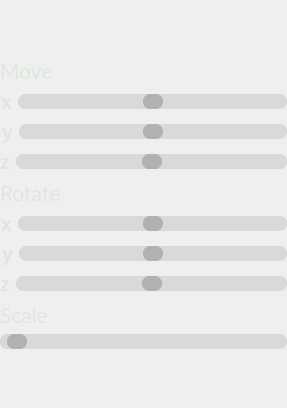
          <widget class="QWidget" name="Transformation">
           <property name="geometry">
            <rect>
             <x>0</x>
             <y>0</y>
             <width>287</width>
             <height>408</height>
            </rect>
           </property>
           <attribute name="label">
            <string>Transformation</string>
           </attribute>
           <layout class="QVBoxLayout" name="verticalLayout_6">
            <property name="leftMargin">
             <number>0</number>
            </property>
            <property name="topMargin">
             <number>0</number>
            </property>
            <property name="rightMargin">
             <number>0</number>
            </property>
            <property name="bottomMargin">
             <number>0</number>
            </property>
            <item>
             <layout class="QVBoxLayout" name="verticalLayout_5">
              <item>
               <layout class="QVBoxLayout" name="verticalLayout">
                <item>
                 <widget class="QLabel" name="_move_txt">
                  <property name="sizePolicy">
                   <sizepolicy hsizetype="Preferred" vsizetype="Fixed">
                    <horstretch>0</horstretch>
                    <verstretch>0</verstretch>
                   </sizepolicy>
                  </property>
                  <property name="font">
                   <font>
                    <family>Lato</family>
                    <pointsize>16</pointsize>
                   </font>
                  </property>
                  <property name="styleSheet">
                   <string notr="true">color: rgb(221, 231, 220);</string>
                  </property>
                  <property name="text">
                   <string>Move</string>
                  </property>
                  <property name="alignment">
                   <set>Qt::AlignLeading|Qt::AlignLeft|Qt::AlignVCenter</set>
                  </property>
                 </widget>
                </item>
                <item>
                 <layout class="QHBoxLayout" name="horizontalLayout">
                  <item>
                   <widget class="QLabel" name="_moveX">
                    <property name="font">
                     <font>
                      <pointsize>15</pointsize>
                      <bold>true</bold>
                     </font>
                    </property>
                    <property name="styleSheet">
                     <string notr="true">color: rgb(221, 231, 220);</string>
                    </property>
                    <property name="text">
                     <string>x</string>
                    </property>
                    <property name="alignment">
                     <set>Qt::AlignRight|Qt::AlignTrailing|Qt::AlignVCenter</set>
                    </property>
                   </widget>
                  </item>
                  <item>
                   <widget class="QSlider" name="slider_move_x">
                    <property name="maximumSize">
                     <size>
                      <width>16777215</width>
                      <height>15</height>
                     </size>
                    </property>
                    <property name="font">
                     <font>
                      <pointsize>13</pointsize>
                     </font>
                    </property>
                    <property name="styleSheet">
                     <string notr="true">QSlider::groove:horizontal {
    height: 5px;
    background: rgb(217, 217, 217);
    border-radius: 7px;
}

QSlider::handle:horizontal {
    background: rgb(177, 177, 177);
    width: 20px;
    margin: -5px 0;
    border-radius: 7px;
}

QSlider::handle:horizontal:hover {
    background: qlineargradient(spread:pad, x1:0.368, y1:0.176, x2:0, y2:1, stop:0 rgba(166, 123, 230, 255), stop:0.258706 rgba(134, 99, 182, 255), stop:0.9801 rgba(98, 73, 135, 255), stop:1 rgba(0, 0, 0, 0));
}

QSlider::horizontal {
    background-color: rgb(217, 217, 217);
	border-radius: 7px;
}</string>
                    </property>
                    <property name="minimum">
                     <number>-1000</number>
                    </property>
                    <property name="maximum">
                     <number>1000</number>
                    </property>
                    <property name="orientation">
                     <enum>Qt::Horizontal</enum>
                    </property>
                   </widget>
                  </item>
                 </layout>
                </item>
                <item>
                 <layout class="QHBoxLayout" name="horizontalLayout_2">
                  <item>
                   <widget class="QLabel" name="_moveY">
                    <property name="font">
                     <font>
                      <pointsize>15</pointsize>
                      <bold>true</bold>
                     </font>
                    </property>
                    <property name="styleSheet">
                     <string notr="true">color: rgb(221, 231, 220);</string>
                    </property>
                    <property name="text">
                     <string>y</string>
                    </property>
                    <property name="alignment">
                     <set>Qt::AlignRight|Qt::AlignTrailing|Qt::AlignVCenter</set>
                    </property>
                   </widget>
                  </item>
                  <item>
                   <widget class="QSlider" name="slider_move_y">
                    <property name="maximumSize">
                     <size>
                      <width>16777215</width>
                      <height>15</height>
                     </size>
                    </property>
                    <property name="font">
                     <font>
                      <pointsize>12</pointsize>
                     </font>
                    </property>
                    <property name="styleSheet">
                     <string notr="true">QSlider::groove:horizontal {
    height: 5px;
    background: rgb(217, 217, 217);
    border-radius: 7px;
}

QSlider::handle:horizontal {
    background: rgb(177, 177, 177);
    width: 20px;
    margin: -5px 0;
    border-radius: 7px;
}

QSlider::handle:horizontal:hover {
    background: qlineargradient(spread:pad, x1:0.368, y1:0.176, x2:0, y2:1, stop:0 rgba(166, 123, 230, 255), stop:0.258706 rgba(134, 99, 182, 255), stop:0.9801 rgba(98, 73, 135, 255), stop:1 rgba(0, 0, 0, 0));
}

QSlider::horizontal {
    background-color: rgb(217, 217, 217);
	border-radius: 7px;
}</string>
                    </property>
                    <property name="minimum">
                     <number>-1000</number>
                    </property>
                    <property name="maximum">
                     <number>1000</number>
                    </property>
                    <property name="orientation">
                     <enum>Qt::Horizontal</enum>
                    </property>
                   </widget>
                  </item>
                 </layout>
                </item>
                <item>
                 <layout class="QHBoxLayout" name="horizontalLayout_3">
                  <item>
                   <widget class="QLabel" name="_moveZ">
                    <property name="font">
                     <font>
                      <pointsize>15</pointsize>
                      <bold>true</bold>
                     </font>
                    </property>
                    <property name="styleSheet">
                     <string notr="true">color: rgb(221, 231, 220);</string>
                    </property>
                    <property name="text">
                     <string>z</string>
                    </property>
                    <property name="alignment">
                     <set>Qt::AlignRight|Qt::AlignTrailing|Qt::AlignVCenter</set>
                    </property>
                   </widget>
                  </item>
                  <item>
                   <widget class="QSlider" name="slider_move_z">
                    <property name="maximumSize">
                     <size>
                      <width>16777215</width>
                      <height>15</height>
                     </size>
                    </property>
                    <property name="styleSheet">
                     <string notr="true">QSlider::groove:horizontal {
    height: 5px;
    background: rgb(217, 217, 217);
    border-radius: 7px;
}

QSlider::handle:horizontal {
    background: rgb(177, 177, 177);
    width: 20px;
    margin: -5px 0;
    border-radius: 7px;
}

QSlider::handle:horizontal:hover {
    background: qlineargradient(spread:pad, x1:0.368, y1:0.176, x2:0, y2:1, stop:0 rgba(166, 123, 230, 255), stop:0.258706 rgba(134, 99, 182, 255), stop:0.9801 rgba(98, 73, 135, 255), stop:1 rgba(0, 0, 0, 0));
}

QSlider::horizontal {
    background-color: rgb(217, 217, 217);
	border-radius: 7px;
}</string>
                    </property>
                    <property name="minimum">
                     <number>-1000</number>
                    </property>
                    <property name="maximum">
                     <number>1000</number>
                    </property>
                    <property name="orientation">
                     <enum>Qt::Horizontal</enum>
                    </property>
                   </widget>
                  </item>
                 </layout>
                </item>
               </layout>
              </item>
              <item>
               <layout class="QVBoxLayout" name="verticalLayout_2">
                <item>
                 <widget class="QLabel" name="_rotate_txt">
                  <property name="sizePolicy">
                   <sizepolicy hsizetype="Preferred" vsizetype="Fixed">
                    <horstretch>0</horstretch>
                    <verstretch>0</verstretch>
                   </sizepolicy>
                  </property>
                  <property name="font">
                   <font>
                    <family>Lato</family>
                    <pointsize>16</pointsize>
                   </font>
                  </property>
                  <property name="styleSheet">
                   <string notr="true">color: rgb(221, 231, 220);</string>
                  </property>
                  <property name="text">
                   <string>Rotate</string>
                  </property>
                  <property name="alignment">
                   <set>Qt::AlignLeading|Qt::AlignLeft|Qt::AlignVCenter</set>
                  </property>
                 </widget>
                </item>
                <item>
                 <layout class="QHBoxLayout" name="horizontalLayout_4">
                  <item>
                   <widget class="QLabel" name="_rotateX">
                    <property name="font">
                     <font>
                      <pointsize>15</pointsize>
                      <bold>true</bold>
                     </font>
                    </property>
                    <property name="styleSheet">
                     <string notr="true">color: rgb(221, 231, 220);</string>
                    </property>
                    <property name="text">
                     <string>x</string>
                    </property>
                    <property name="alignment">
                     <set>Qt::AlignRight|Qt::AlignTrailing|Qt::AlignVCenter</set>
                    </property>
                   </widget>
                  </item>
                  <item>
                   <widget class="QSlider" name="slider_rotate_x">
                    <property name="maximumSize">
                     <size>
                      <width>16777215</width>
                      <height>15</height>
                     </size>
                    </property>
                    <property name="styleSheet">
                     <string notr="true">QSlider::groove:horizontal {
    height: 5px;
    background: rgb(217, 217, 217);
    border-radius: 7px;
}

QSlider::handle:horizontal {
    background: rgb(177, 177, 177);
    width: 20px;
    margin: -5px 0;
    border-radius: 7px;
}

QSlider::handle:horizontal:hover {
    background: qlineargradient(spread:pad, x1:0.368, y1:0.176, x2:0, y2:1, stop:0 rgba(166, 123, 230, 255), stop:0.258706 rgba(134, 99, 182, 255), stop:0.9801 rgba(98, 73, 135, 255), stop:1 rgba(0, 0, 0, 0));
}

QSlider::horizontal {
    background-color: rgb(217, 217, 217);
	border-radius: 7px;
}</string>
                    </property>
                    <property name="minimum">
                     <number>-1000</number>
                    </property>
                    <property name="maximum">
                     <number>1000</number>
                    </property>
                    <property name="singleStep">
                     <number>1</number>
                    </property>
                    <property name="orientation">
                     <enum>Qt::Horizontal</enum>
                    </property>
                   </widget>
                  </item>
                 </layout>
                </item>
                <item>
                 <layout class="QHBoxLayout" name="horizontalLayout_5">
                  <item>
                   <widget class="QLabel" name="_rotateY">
                    <property name="font">
                     <font>
                      <pointsize>15</pointsize>
                      <bold>true</bold>
                     </font>
                    </property>
                    <property name="styleSheet">
                     <string notr="true">color: rgb(221, 231, 220);</string>
                    </property>
                    <property name="text">
                     <string>y</string>
                    </property>
                    <property name="alignment">
                     <set>Qt::AlignRight|Qt::AlignTrailing|Qt::AlignVCenter</set>
                    </property>
                   </widget>
                  </item>
                  <item>
                   <widget class="QSlider" name="slider_rotate_y">
                    <property name="maximumSize">
                     <size>
                      <width>16777215</width>
                      <height>15</height>
                     </size>
                    </property>
                    <property name="styleSheet">
                     <string notr="true">QSlider::groove:horizontal {
    height: 5px;
    background: rgb(217, 217, 217);
    border-radius: 7px;
}

QSlider::handle:horizontal {
    background: rgb(177, 177, 177);
    width: 20px;
    margin: -5px 0;
    border-radius: 7px;
}

QSlider::handle:horizontal:hover {
    background: qlineargradient(spread:pad, x1:0.368, y1:0.176, x2:0, y2:1, stop:0 rgba(166, 123, 230, 255), stop:0.258706 rgba(134, 99, 182, 255), stop:0.9801 rgba(98, 73, 135, 255), stop:1 rgba(0, 0, 0, 0));
}

QSlider::horizontal {
    background-color: rgb(217, 217, 217);
	border-radius: 7px;
}
</string>
                    </property>
                    <property name="minimum">
                     <number>-1000</number>
                    </property>
                    <property name="maximum">
                     <number>1000</number>
                    </property>
                    <property name="orientation">
                     <enum>Qt::Horizontal</enum>
                    </property>
                   </widget>
                  </item>
                 </layout>
                </item>
                <item>
                 <layout class="QHBoxLayout" name="horizontalLayout_6">
                  <item>
                   <widget class="QLabel" name="_rotateZ">
                    <property name="font">
                     <font>
                      <pointsize>15</pointsize>
                      <bold>true</bold>
                     </font>
                    </property>
                    <property name="styleSheet">
                     <string notr="true">color: rgb(221, 231, 220);</string>
                    </property>
                    <property name="text">
                     <string>z</string>
                    </property>
                    <property name="alignment">
                     <set>Qt::AlignRight|Qt::AlignTrailing|Qt::AlignVCenter</set>
                    </property>
                   </widget>
                  </item>
                  <item>
                   <widget class="QSlider" name="slider_rotate_z">
                    <property name="sizePolicy">
                     <sizepolicy hsizetype="Expanding" vsizetype="Fixed">
                      <horstretch>0</horstretch>
                      <verstretch>0</verstretch>
                     </sizepolicy>
                    </property>
                    <property name="maximumSize">
                     <size>
                      <width>16777215</width>
                      <height>15</height>
                     </size>
                    </property>
                    <property name="styleSheet">
                     <string notr="true">QSlider::groove:horizontal {
    height: 5px;
    background: rgb(217, 217, 217);
    border-radius: 7px;
}

QSlider::handle:horizontal {
    background: rgb(177, 177, 177);
    width: 20px;
    margin: -5px 0;
    border-radius: 7px;
}

QSlider::handle:horizontal:hover {
    background: qlineargradient(spread:pad, x1:0.368, y1:0.176, x2:0, y2:1, stop:0 rgba(166, 123, 230, 255), stop:0.258706 rgba(134, 99, 182, 255), stop:0.9801 rgba(98, 73, 135, 255), stop:1 rgba(0, 0, 0, 0));
}

QSlider::horizontal {
    background-color: rgb(217, 217, 217);
	border-radius: 7px;
}</string>
                    </property>
                    <property name="minimum">
                     <number>-1000</number>
                    </property>
                    <property name="maximum">
                     <number>1000</number>
                    </property>
                    <property name="orientation">
                     <enum>Qt::Horizontal</enum>
                    </property>
                   </widget>
                  </item>
                 </layout>
                </item>
               </layout>
              </item>
              <item>
               <layout class="QVBoxLayout" name="verticalLayout_3">
                <item>
                 <widget class="QLabel" name="_scale_txt">
                  <property name="sizePolicy">
                   <sizepolicy hsizetype="Preferred" vsizetype="Fixed">
                    <horstretch>0</horstretch>
                    <verstretch>0</verstretch>
                   </sizepolicy>
                  </property>
                  <property name="font">
                   <font>
                    <family>Lato</family>
                    <pointsize>16</pointsize>
                   </font>
                  </property>
                  <property name="styleSheet">
                   <string notr="true">color: rgb(221, 231, 220);</string>
                  </property>
                  <property name="text">
                   <string>Scale</string>
                  </property>
                  <property name="alignment">
                   <set>Qt::AlignLeading|Qt::AlignLeft|Qt::AlignVCenter</set>
                  </property>
                 </widget>
                </item>
                <item>
                 <widget class="QSlider" name="slider_scale">
                  <property name="maximumSize">
                   <size>
                    <width>16777215</width>
                    <height>15</height>
                   </size>
                  </property>
                  <property name="tabletTracking">
                   <bool>false</bool>
                  </property>
                  <property name="styleSheet">
                   <string notr="true">QSlider::groove:horizontal {
    height: 5px;
    background: rgb(217, 217, 217);
    border-radius: 7px;
}

QSlider::handle:horizontal {
    background: rgb(177, 177, 177);
    width: 20px;
    margin: -5px 0;
    border-radius: 7px;
}

QSlider::handle:horizontal:hover {
    background: qlineargradient(spread:pad, x1:0.368, y1:0.176, x2:0, y2:1, stop:0 rgba(166, 123, 230, 255), stop:0.258706 rgba(134, 99, 182, 255), stop:0.9801 rgba(98, 73, 135, 255), stop:1 rgba(0, 0, 0, 0));
}

QSlider::horizontal {
    background-color: rgb(217, 217, 217);
	border-radius: 7px;
}</string>
                  </property>
                  <property name="minimum">
                   <number>1</number>
                  </property>
                  <property name="maximum">
                   <number>2000</number>
                  </property>
                  <property name="singleStep">
                   <number>1</number>
                  </property>
                  <property name="pageStep">
                   <number>10</number>
                  </property>
                  <property name="value">
                   <number>50</number>
                  </property>
                  <property name="tracking">
                   <bool>true</bool>
                  </property>
                  <property name="orientation">
                   <enum>Qt::Horizontal</enum>
                  </property>
                  <property name="invertedAppearance">
                   <bool>false</bool>
                  </property>
                  <property name="invertedControls">
                   <bool>false</bool>
                  </property>
                  <property name="tickPosition">
                   <enum>QSlider::NoTicks</enum>
                  </property>
                  <property name="tickInterval">
                   <number>1</number>
                  </property>
                 </widget>
                </item>
               </layout>
              </item>
             </layout>
            </item>
           </layout>
          </widget>
